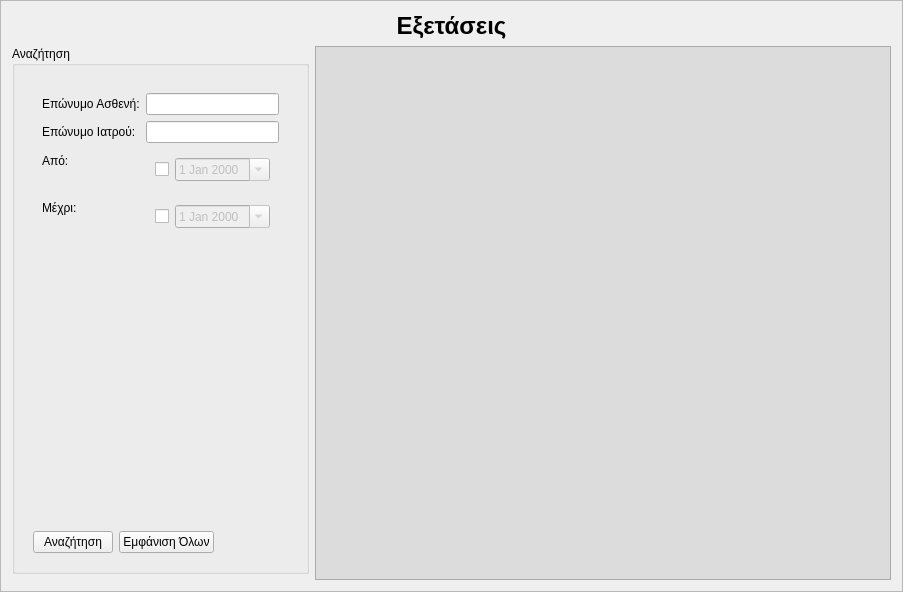
<?xml version="1.0" encoding="UTF-8"?>
<ui version="4.0">
 <class>ExamsFrame</class>
 <widget class="QFrame" name="ExamsFrame">
  <property name="geometry">
   <rect>
    <x>0</x>
    <y>0</y>
    <width>903</width>
    <height>592</height>
   </rect>
  </property>
  <property name="windowTitle">
   <string>Frame</string>
  </property>
  <property name="frameShape">
   <enum>QFrame::StyledPanel</enum>
  </property>
  <property name="frameShadow">
   <enum>QFrame::Raised</enum>
  </property>
  <layout class="QGridLayout" name="gridLayout_2">
   <item row="0" column="0" colspan="2">
    <widget class="QLabel" name="titleLabel">
     <property name="text">
      <string>&lt;center&gt;&lt;h1&gt;Εξετάσεις&lt;/h1&gt;&lt;/center&gt;</string>
     </property>
    </widget>
   </item>
   <item row="1" column="1" rowspan="2">
    <widget class="PatientTable" name="resultsTable">
     <property name="sizePolicy">
      <sizepolicy hsizetype="MinimumExpanding" vsizetype="Expanding">
       <horstretch>0</horstretch>
       <verstretch>0</verstretch>
      </sizepolicy>
     </property>
     <property name="toolTip">
      <string>Εδώ φαίνονται τα αποτελέσματα της Αναζήτησης σας.</string>
     </property>
     <property name="styleSheet">
      <string notr="true">background-color: rgb(220, 220, 220);</string>
     </property>
     <property name="showDropIndicator" stdset="0">
      <bool>false</bool>
     </property>
    </widget>
   </item>
   <item row="1" column="0">
    <widget class="QGroupBox" name="groupBox_2">
     <property name="sizePolicy">
      <sizepolicy hsizetype="Maximum" vsizetype="MinimumExpanding">
       <horstretch>0</horstretch>
       <verstretch>0</verstretch>
      </sizepolicy>
     </property>
     <property name="title">
      <string>Αναζήτηση</string>
     </property>
     <layout class="QGridLayout" name="gridLayout">
      <item row="1" column="0" colspan="3">
       <widget class="QWidget" name="searchBox" native="true">
        <property name="enabled">
         <bool>true</bool>
        </property>
        <property name="sizePolicy">
         <sizepolicy hsizetype="MinimumExpanding" vsizetype="Preferred">
          <horstretch>0</horstretch>
          <verstretch>0</verstretch>
         </sizepolicy>
        </property>
        <property name="styleSheet">
         <string notr="true"/>
        </property>
        <layout class="QFormLayout" name="formLayout_2">
         <property name="fieldGrowthPolicy">
          <enum>QFormLayout::ExpandingFieldsGrow</enum>
         </property>
         <item row="1" column="1">
          <spacer name="verticalSpacer">
           <property name="orientation">
            <enum>Qt::Vertical</enum>
           </property>
           <property name="sizeHint" stdset="0">
            <size>
             <width>20</width>
             <height>40</height>
            </size>
           </property>
          </spacer>
         </item>
         <item row="2" column="0">
          <widget class="QPushButton" name="pushButton_2">
           <property name="text">
            <string>Αναζήτηση</string>
           </property>
           <property name="icon">
            <iconset resource="../../resources/icons.qrc">
             <normaloff>:/images/Search.png</normaloff>:/images/Search.png</iconset>
           </property>
          </widget>
         </item>
         <item row="2" column="1">
          <widget class="QPushButton" name="pushButton">
           <property name="text">
            <string>Εμφάνιση Όλων</string>
           </property>
          </widget>
         </item>
         <item row="0" column="0" colspan="2">
          <widget class="QWidget" name="widget" native="true">
           <layout class="QFormLayout" name="formLayout">
            <item row="0" column="0">
             <widget class="QLabel" name="label_7">
              <property name="text">
               <string>Επώνυμο Ασθενή:</string>
              </property>
             </widget>
            </item>
            <item row="0" column="1">
             <widget class="QLineEdit" name="examSetPatient">
              <property name="toolTip">
               <string>Το όνομα του ασθενή που αναζητείτε</string>
              </property>
              <property name="frame">
               <bool>true</bool>
              </property>
             </widget>
            </item>
            <item row="1" column="0">
             <widget class="QLabel" name="label_8">
              <property name="text">
               <string>Επώνυμο Ιατρού:</string>
              </property>
             </widget>
            </item>
            <item row="1" column="1">
             <widget class="QLineEdit" name="examSetDoctor">
              <property name="toolTip">
               <string>Το επώνυμο του Ιατρού που παρέπεμψε το ασθενή</string>
              </property>
             </widget>
            </item>
            <item row="2" column="0">
             <widget class="QLabel" name="label_12">
              <property name="text">
               <string>Από:</string>
              </property>
             </widget>
            </item>
            <item row="2" column="1">
             <widget class="QWidget" name="widget_2" native="true">
              <layout class="QHBoxLayout" name="horizontalLayout_2">
               <item>
                <widget class="QCheckBox" name="checkBox_2">
                 <property name="text">
                  <string/>
                 </property>
                </widget>
               </item>
               <item>
                <widget class="MyDateWidget" name="examSetFromDate">
                 <property name="enabled">
                  <bool>false</bool>
                 </property>
                 <property name="calendarPopup">
                  <bool>true</bool>
                 </property>
                </widget>
               </item>
              </layout>
             </widget>
            </item>
            <item row="3" column="0">
             <widget class="QLabel" name="label">
              <property name="text">
               <string>Μέχρι:</string>
              </property>
             </widget>
            </item>
            <item row="3" column="1">
             <widget class="QWidget" name="widget_3" native="true">
              <layout class="QHBoxLayout" name="horizontalLayout_3">
               <item>
                <widget class="QCheckBox" name="checkBox_3">
                 <property name="text">
                  <string/>
                 </property>
                </widget>
               </item>
               <item>
                <widget class="MyDateWidget" name="examSetToDate">
                 <property name="enabled">
                  <bool>false</bool>
                 </property>
                 <property name="calendarPopup">
                  <bool>true</bool>
                 </property>
                </widget>
               </item>
              </layout>
             </widget>
            </item>
           </layout>
          </widget>
         </item>
        </layout>
       </widget>
      </item>
     </layout>
    </widget>
   </item>
  </layout>
 </widget>
 <customwidgets>
  <customwidget>
   <class>PatientTable</class>
   <extends>QTableView</extends>
   <header>patienttable.h</header>
   <slots>
    <slot>new_item()</slot>
   </slots>
  </customwidget>
  <customwidget>
   <class>MyDateWidget</class>
   <extends>QDateEdit</extends>
   <header>mydatewidget.h</header>
  </customwidget>
 </customwidgets>
 <resources>
  <include location="../../resources/icons.qrc"/>
 </resources>
 <connections>
  <connection>
   <sender>pushButton_2</sender>
   <signal>clicked()</signal>
   <receiver>ExamsFrame</receiver>
   <slot>search()</slot>
   <hints>
    <hint type="sourcelabel">
     <x>85</x>
     <y>260</y>
    </hint>
    <hint type="destinationlabel">
     <x>39</x>
     <y>4</y>
    </hint>
   </hints>
  </connection>
  <connection>
   <sender>pushButton</sender>
   <signal>clicked()</signal>
   <receiver>examSetDoctor</receiver>
   <slot>clear()</slot>
   <hints>
    <hint type="sourcelabel">
     <x>215</x>
     <y>256</y>
    </hint>
    <hint type="destinationlabel">
     <x>230</x>
     <y>120</y>
    </hint>
   </hints>
  </connection>
  <connection>
   <sender>examSetDoctor</sender>
   <signal>returnPressed()</signal>
   <receiver>pushButton_2</receiver>
   <slot>click()</slot>
   <hints>
    <hint type="sourcelabel">
     <x>148</x>
     <y>114</y>
    </hint>
    <hint type="destinationlabel">
     <x>115</x>
     <y>271</y>
    </hint>
   </hints>
  </connection>
  <connection>
   <sender>pushButton</sender>
   <signal>clicked()</signal>
   <receiver>ExamsFrame</receiver>
   <slot>show_all()</slot>
   <hints>
    <hint type="sourcelabel">
     <x>159</x>
     <y>268</y>
    </hint>
    <hint type="destinationlabel">
     <x>-2</x>
     <y>358</y>
    </hint>
   </hints>
  </connection>
  <connection>
   <sender>examSetPatient</sender>
   <signal>returnPressed()</signal>
   <receiver>pushButton_2</receiver>
   <slot>click()</slot>
   <hints>
    <hint type="sourcelabel">
     <x>134</x>
     <y>81</y>
    </hint>
    <hint type="destinationlabel">
     <x>107</x>
     <y>261</y>
    </hint>
   </hints>
  </connection>
  <connection>
   <sender>checkBox_3</sender>
   <signal>clicked(bool)</signal>
   <receiver>examSetToDate</receiver>
   <slot>setEnabled(bool)</slot>
   <hints>
    <hint type="sourcelabel">
     <x>137</x>
     <y>179</y>
    </hint>
    <hint type="destinationlabel">
     <x>185</x>
     <y>176</y>
    </hint>
   </hints>
  </connection>
  <connection>
   <sender>pushButton</sender>
   <signal>clicked(bool)</signal>
   <receiver>checkBox_2</receiver>
   <slot>setChecked(bool)</slot>
   <hints>
    <hint type="sourcelabel">
     <x>182</x>
     <y>261</y>
    </hint>
    <hint type="destinationlabel">
     <x>136</x>
     <y>143</y>
    </hint>
   </hints>
  </connection>
  <connection>
   <sender>pushButton</sender>
   <signal>clicked(bool)</signal>
   <receiver>checkBox_3</receiver>
   <slot>setChecked(bool)</slot>
   <hints>
    <hint type="sourcelabel">
     <x>194</x>
     <y>258</y>
    </hint>
    <hint type="destinationlabel">
     <x>130</x>
     <y>178</y>
    </hint>
   </hints>
  </connection>
  <connection>
   <sender>checkBox_2</sender>
   <signal>toggled(bool)</signal>
   <receiver>examSetFromDate</receiver>
   <slot>setEnabled(bool)</slot>
   <hints>
    <hint type="sourcelabel">
     <x>144</x>
     <y>144</y>
    </hint>
    <hint type="destinationlabel">
     <x>166</x>
     <y>151</y>
    </hint>
   </hints>
  </connection>
  <connection>
   <sender>pushButton</sender>
   <signal>clicked()</signal>
   <receiver>examSetPatient</receiver>
   <slot>clear()</slot>
   <hints>
    <hint type="sourcelabel">
     <x>213</x>
     <y>254</y>
    </hint>
    <hint type="destinationlabel">
     <x>233</x>
     <y>85</y>
    </hint>
   </hints>
  </connection>
 </connections>
 <slots>
  <slot>search()</slot>
  <slot>show_all()</slot>
 </slots>
</ui>
